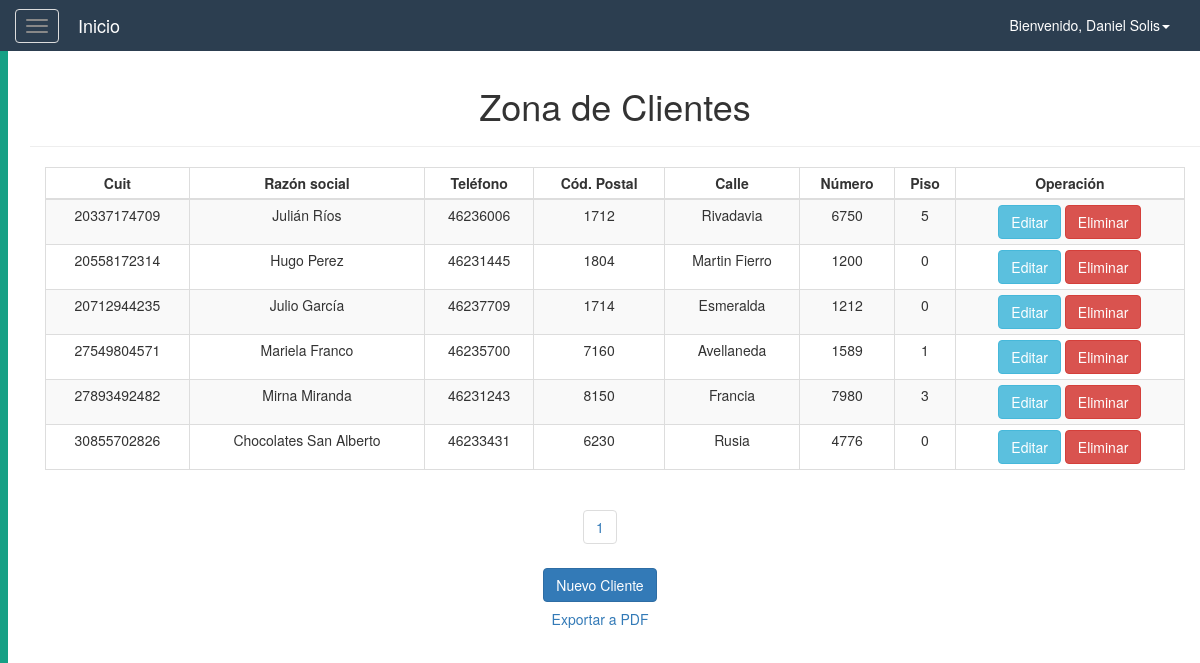
The page /logistica/vista_clientes.php (signed in) on the database its author committed.
### tables this page shows
CREATE TABLE Cliente(
    idCliente int(11) NOT NULL AUTO_INCREMENT,
    cuit bigint(11) NOT NULL,
    razon varchar(45) NOT NULL,
    telefono varchar(45) NOT NULL,
    dom_cp int(11) NOT NULL,
    dom_calle varchar(45) NOT NULL,
    dom_numero int(11) NOT NULL,
    dom_piso int(11) NOT NULL,
    PRIMARY KEY (idCliente)
);

### resources/db/control.php (called while the page is built, shortened)
<?php
    class controlDB{
        function __construct(){
            try{
            $host="localhost";
            $dbname="logistica";
            $user="root";
            $pass="";
            $this->con=mysqli_connect($host,$user,$pass) or die("No se puede conectar con la base de datos.");
            mysqli_select_db($this->con,$dbname)or die("No se encuentra la base de datos.");
            mysqli_set_charset($this->con, "utf8");
            }catch(Exception $ex){
                throw $ex;
            }
        }
        function consultar($sql){
            $result=mysqli_query($this->con,$sql);
            $data=null;
            if($result){
                while($fila=mysqli_fetch_array($result)){
                    $data[]=$fila;
                }
            }
            return $data;
        }
    }
?>

### resources/library/clientes_pag.php (called while the page is built, shortened)
<?php
        $tamagno_paginas = 6;
        if(isset($_GET['pagina'])) {
            $pag = $_GET['pagina'];
        } else {
            $pag = 1;
        }
        $empezar_desde = ($pag-1) * $tamagno_paginas;
        $datos = $obj -> consultar("SELECT *
            FROM Cliente
            ORDER BY cuit
            LIMIT $empezar_desde, $tamagno_paginas");
        $num_filas = count($obj->consultar("SELECT *
            FROM Cliente"));
        $total_paginas = ceil($num_filas/$tamagno_paginas);
?>

### logistica/vista_clientes.php (the view, shortened to what this page needs)
<!DOCTYPE html>
<html lang="es">
<head>
    <?php
        require_once($_SERVER['DOCUMENT_ROOT'].'/resources/config.php');
        $obj = new controlDB();
        include $LIBRARY_PATH.'/clientes_pag.php';
    ?>
</head>
<body>
    <?php
        require_once($_SERVER['DOCUMENT_ROOT'].'/resources/templates/header.php');
    ?>
    <div id="wrapper">
        <?php
            require_once($_SERVER['DOCUMENT_ROOT'].'/resources/templates/sidebar.php');
        ?>
        <div id="page-content-wrapper">
            <div class="container-fluid">
                <div class="row">
                    <div class="col-lg-12 text-center">
                        <div class="container">
                            <div class="row">
                                <div class="col">
                                    <h1>Zona de Clientes</h1>
                                    <hr/>
                                </div>
                            </div>
                        </div>
                        <div class="container">
                            <div class="row">
                                <div class="col-lg-12 col-md-12 col-sm-12 col-xs-12">
                                    <div class="table-responsive">
                                        <table class="table table-striped table-bordered table-condensed table-hover">
                                            <thead>
                                                <th  class="text-center">Cuit</th>
                                                <th  class="text-center">Raz&oacute;n social</th>
                                                <th  class="text-center">Tel&eacute;fono</th>
                                                <th  class="text-center">C&oacute;d. Postal</th>
                                                <th  class="text-center">Calle</th>
                                                <th  class="text-center">N&uacute;mero</th>
                                                <th  class="text-center">Piso</th>
                                                <th  class="text-center">Operaci&oacute;n</th>
                                            </thead>
                                            <?php foreach($datos as $td){ ?>
                                            <tr>
                                                <td><?php echo $td['cuit']; ?></td>
                                                <td><?php echo $td['razon']; ?></td>
                                                <td><?php echo $td['telefono']; ?></td>
                                                <td><?php echo $td['dom_cp']; ?></td>
                                                <td><?php echo $td['dom_calle']; ?></td>
                                                <td><?php echo $td['dom_numero']; ?></td>
                                                <td><?php echo $td['dom_piso']; ?></td>
                                                <td class="text-center">
                                                    <a href="editarCliente.php?id=<?php echo $td["idCliente"]?>">
                                                        <button class="btn btn-info">Editar</button>
                                                    </a>
                                                    <a href="bdCliente.php?id=<?php echo $td["idCliente"]?>&funcion=eliminar">
                                                        <button class="btn btn-danger">Eliminar</button>
                                                    </a>
                                                </td>
                                            </tr>
                                            <?php } ?>
                                        </table>
                                    </div>
                                </div>
                            </div>
                        </div>
                        <div class="row">
                            <div class="col">
                                <?php
                                    for($i = 1; $i <= $total_paginas; $i++){
                                    echo "<ul class='pagination'>
                                        <li><a href='?pagina=".$i."'>".$i."</a></li>
                                    </ul>";}
                                ?>
                            </div>
                        </div>
                        <div class="row">
                                <div class="col">
                                    <a href="registrarCliente.php" class="btn btn-primary">Nuevo Cliente</a>
                                </div>
                        </div>
                        <div class="row">
                            <a href="/logistica/exportarCliente.php" target="_blank">
                                <button class="btn btn-link">Exportar a PDF</button>
                            </a>
                        </div>
                    </div>
                </div>
            </div>
        </div>
    </div>
</body>
</html>

### resources/css/menuLateral.css (style rules this page uses)
#page-content-wrapper { width: 100%; height: 100%; position: absolute; padding: 15px; }

### rows shown on the page
cliente: cuit "20337174709", razon "Julián Ríos", telefono "46236006", dom_cp "1712", dom_calle "Rivadavia", dom_numero "6750", dom_piso "5"
cliente: cuit "20558172314", razon "Hugo Perez", telefono "46231445", dom_cp "1804", dom_calle "Martin Fierro", dom_numero "1200", dom_piso "0"
cliente: cuit "20712944235", razon "Julio García", telefono "46237709", dom_cp "1714", dom_calle "Esmeralda", dom_numero "1212", dom_piso "0"
cliente: cuit "27549804571", razon "Mariela Franco", telefono "46235700", dom_cp "7160", dom_calle "Avellaneda", dom_numero "1589", dom_piso "1"
cliente: cuit "27893492482", razon "Mirna Miranda", telefono "46231243", dom_cp "8150", dom_calle "Francia", dom_numero "7980", dom_piso "3"
cliente: cuit "30855702826", razon "Chocolates San Alberto", telefono "46233431", dom_cp "6230", dom_calle "Rusia", dom_numero "4776", dom_piso "0"

### other values the page prints
$_SESSION['usuario'] "Daniel Solis"
